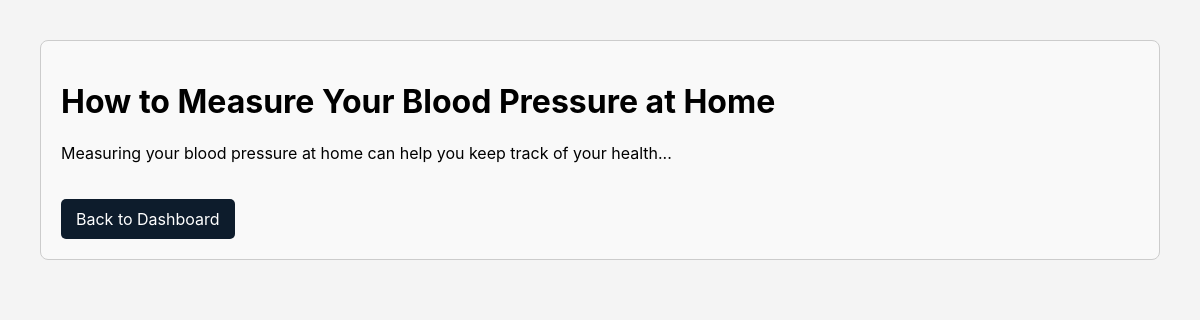
Screenshot of /article.php?id=1 with the database file from the repository.
### tables this page shows
CREATE TABLE `articles` (
  `id` int(11) NOT NULL,
  `title` varchar(255) NOT NULL,
  `content` text NOT NULL
);

### article.php (the view, shortened to what this page needs)
<?php
include 'database.php';
if (isset($_GET['id'])) {
    $article_id = $_GET['id'];
    $stmt = $conn->prepare("SELECT * FROM articles WHERE id = ?");
    $stmt->bind_param("i", $article_id);
    if ($stmt->execute()) {
        $result = $stmt->get_result();
        $article = $result->fetch_assoc();
    } else {
        echo "Error fetching article: " . $stmt->error;
    }
} else {
    header("Location: dashboard.php");
    exit();
}
?>
<!DOCTYPE html>
<html lang="en">
<head>
    <link rel="stylesheet" href="style.css">
</head>
<body>
    <div class="article-content">
        <h1><?= $article['title'] ?></h1>
        <p><?= nl2br($article['content']) ?></p>
        <a href="dashboard.php" class="back-button">Back to Dashboard</a>
    </div>
</body>
</html>

### style.css (style rules this page uses)
body { font-family:Inter; background-color: #f4f4f4; margin: 0; padding: 20px; }
.article-content { margin: 20px; padding: 20px; border: 1px solid #ccc; border-radius: 8px; background: #f9f9f9; }
.back-button { display: inline-block; margin-top: 20px; padding: 10px 15px; background: #0d1c2c; color: white; border: none; border-radius: 5px; text-decoration: none; }

### rows the page displays
articles: title "How to Measure Your Blood Pressure at Home", content "Measuring your blood pressure at home can help you keep track of your health..."
